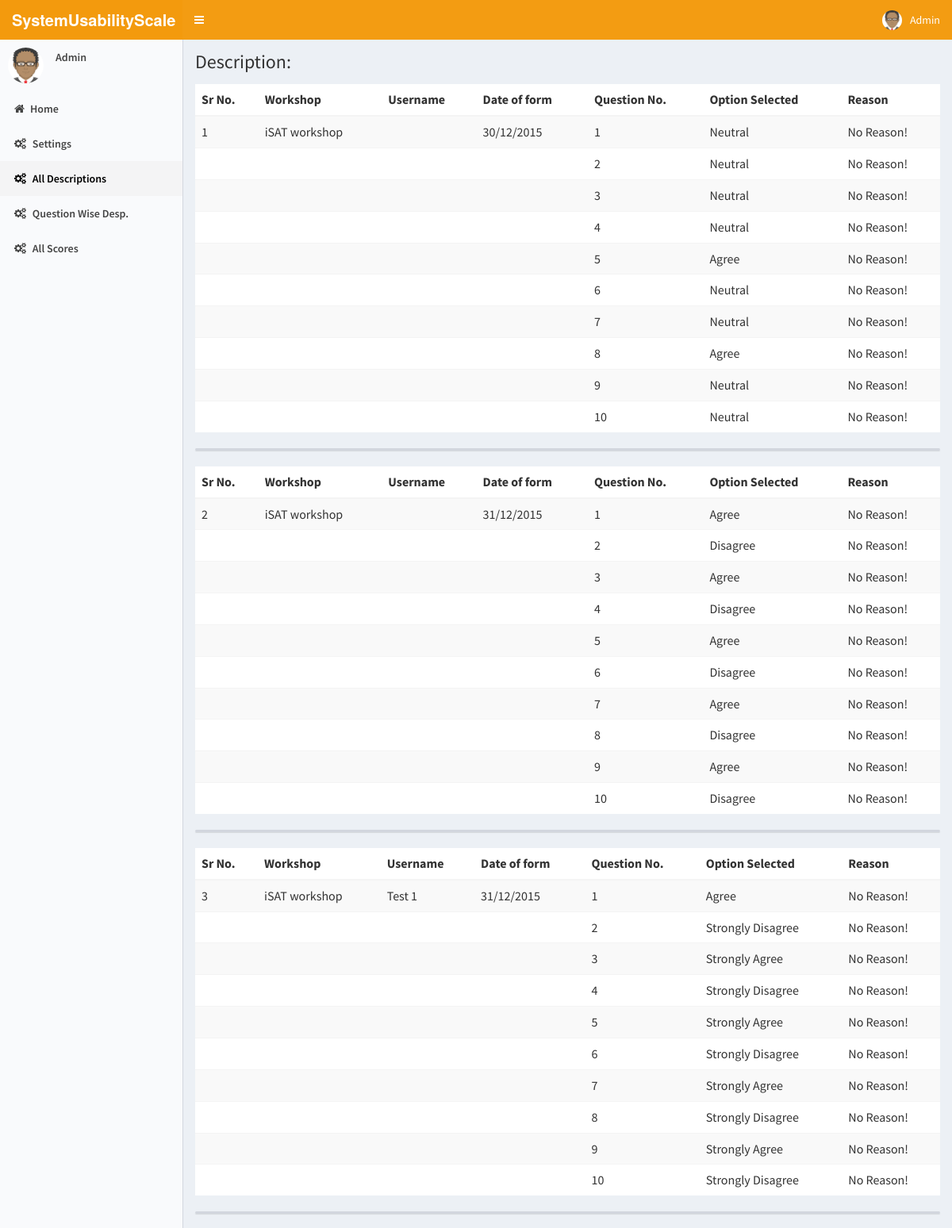
The app's page /Admin/view_desp.php (signed in, upper part) with its own data.
### tables this page shows
CREATE TABLE IF NOT EXISTS `Score` (
  `id` int(11) NOT NULL AUTO_INCREMENT,
  `user` varchar(50) NOT NULL,
  `score` double NOT NULL,
  `user_uid` int(11) NOT NULL,
  `idd` varchar(100) NOT NULL,
  `date` varchar(20) NOT NULL,
  PRIMARY KEY (`id`)
);

CREATE TABLE IF NOT EXISTS `Answers` (
  `id` int(11) NOT NULL AUTO_INCREMENT,
  `question_no` int(11) NOT NULL,
  `answer` int(11) NOT NULL,
  `comment` varchar(200) NOT NULL,
  `user_uid` int(11) NOT NULL,
  PRIMARY KEY (`id`)
);

CREATE TABLE IF NOT EXISTS `Workshop` (
  `id` int(11) NOT NULL AUTO_INCREMENT,
  `name` varchar(30) NOT NULL,
  `show_score` text NOT NULL,
  `Sys_name` varchar(50) DEFAULT NULL,
  `reason` text NOT NULL,
  PRIMARY KEY (`id`),
  UNIQUE KEY `name` (`name`)
);

### Admin/view_desp.php (the view, shortened to what this page needs)
<html>
  <head>
    <link rel="stylesheet" href="../AdminLTE/bootstrap/css/bootstrap.min.css">
    <link rel="stylesheet" href="../AdminLTE/dist/font-awesome/css/font-awesome.min.css">
    <link rel="stylesheet" href="../AdminLTE/dist/css/ionicons.min.css">
    <link rel="stylesheet" href="../AdminLTE/dist/css/AdminLTE.min.css">
    <link rel="stylesheet" href="../AdminLTE/dist/css/skins/skin-yellow-light.min.css">
  </head>
  <body class="hold-transition skin-yellow-light sidebar-mini">
    <div class="wrapper">
      <header class="main-header">
        <a href="AdminDashboard.php" class="logo">
          <span class="logo-lg"><b>SystemUsabilityScale</b></span>
        </a>
        <nav class="navbar navbar-static-top" role="navigation">
          <a href="#" class="sidebar-toggle" data-toggle="offcanvas" role="button">
          </a>
          <div class="navbar-custom-menu">
            <ul class="nav navbar-nav">
              <li class="dropdown user user-menu">
                <a href="#" class="dropdown-toggle" data-toggle="dropdown">
                  <img src="D_Logo/avatar.png" class="user-image" alt="User Image">
                  <span class="hidden-xs">Admin</span>
                </a>
              </li>
            </ul>
          </div>
        </nav>
      </header>
      <aside class="main-sidebar">
        <section class="sidebar">
          <div class="user-panel">
            <div class="pull-left image">
              <img src="D_Logo/avatar.png" class="img-circle" alt="User Image">
            </div>
            <div class="pull-left info">
              <p>Admin</p>
            </div>
          </div>
          <ul class="sidebar-menu">
            <li><a href="AdminDashboard.php"><i class="fa fa-home"></i><span>Home</span></a></li>
            <li><a href="settings.php"><i class="fa fa-gears"></i> <span>Settings</span></a></li>
            <li class="active"><a href="#"><i class="fa fa-gears"></i> <span>All Descriptions</span></a></li>
            <li><a href="question_filter.php"><i class="fa fa-gears"></i> <span>Question Wise Desp.</span></a></li>
            <li><a href="view_score.php"><i class="fa fa-gears"></i> <span>All Scores</span></a></li>
          </ul>
        </section>
              </aside>
      <div class="content-wrapper">
        <section class="content-header">
          <h1>
            Description:
          </h1>
        </section>
        <section class="content">
          <?php
    include("dbcon.php");
    $i=0;
    $get_user=mysqli_query($con,"SELECT * FROM Score");
    while($user_row=mysqli_fetch_array($get_user))
      {
        echo '<div class=table-responsive>';
echo "<table class='table table-striped'>";
echo '<thead>
<tr>
<th>Sr No.</th>
<th>Workshop</th>
<th>Username</th>
<th>Date of form</th>
<th>Question No.</th>
<th>Option Selected</th>
<th>Reason</th>
</tr>
</thead>
<tbody>';
        $j=0;
        $name=$user_row['user'];
        $user_uid=$user_row['user_uid'];
        $date=$user_row['date'];
        $idd=$user_row['idd'];
        $workshop_name=mysqli_query($con,"SELECT name FROM Workshop WHERE id='$idd'");
while($wrow=mysqli_fetch_array($workshop_name))
{
  $title=$wrow['name'];
}
    $get_ans=mysqli_query($con,"SELECT * FROM Answers WHERE user_uid='$user_uid' ORDER BY(question_no)");
    while($ans_row=mysqli_fetch_array($get_ans))
    {
      echo "<tr>";
      $j++;
      $question_no=$ans_row['question_no'];
      $comment=$ans_row['comment'];
      if($comment=="")
      {
        $comment="No Reason!";
      }
      $answer=$ans_row['answer'];
      if($j==1)
      {
        $i++;
        echo "<td>$i</td>";
        echo "<td>$title</td>";
      echo "<td>$name</td>";
    }
      else
      {
      echo "<td></td>";
    echo "<td></td>";
    echo "<td></td>";
  }
      if($j==1)
      echo "<td>$date</td>";
      else
      echo "<td></td>";
      echo "<td>";
      echo $question_no;
      echo "</td>";
      echo "<td>";
      if($answer==0)
      {
        $ans="Strongly Disagree";
      }
      else if($answer==1)
      {
        $ans="Disagree";
      }
      else if($answer==2)
      {
        $ans="Neutral";
      }
      else if($answer==3)
      {
        $ans="Agree";
      }
      else if($answer==4)
      {
        $ans="Strongly Agree";
      }
      echo $ans;
      echo "</td>";
      echo "<td>";
      echo $comment;
      echo "</td>";
      echo "</tr>";
    }
    echo '</tbody>
</table>
</div><div class="box"></div>';
  }
  ?>
        </section>
      </div>
  </body>
</html>

### Admin/view_desp.php (style rules this page uses)
.table-striped { background-color: #ffffff; padding: 5 !important; }

### records on screen
score: date "30/12/2015"
answers: question_no "1", answer "Neutral", comment "No Reason!"
workshop: name "iSAT workshop"
answers: question_no "2", answer "Neutral", comment "No Reason!"
answers: question_no "3", answer "Neutral", comment "No Reason!"
answers: question_no "4", answer "Neutral", comment "No Reason!"
answers: question_no "5", answer "Agree", comment "No Reason!"
answers: question_no "6", answer "Neutral", comment "No Reason!"
answers: question_no "7", answer "Neutral", comment "No Reason!"
answers: question_no "8", answer "Agree", comment "No Reason!"
answers: question_no "9", answer "Neutral", comment "No Reason!"
answers: question_no "10", answer "Neutral", comment "No Reason!"
score: date "31/12/2015"
answers: question_no "1", answer "Agree", comment "No Reason!"
answers: question_no "2", answer "Disagree", comment "No Reason!"
answers: question_no "3", answer "Agree", comment "No Reason!"
answers: question_no "4", answer "Disagree", comment "No Reason!"
answers: question_no "5", answer "Agree", comment "No Reason!"
answers: question_no "6", answer "Disagree", comment "No Reason!"
answers: question_no "7", answer "Agree", comment "No Reason!"
answers: question_no "8", answer "Disagree", comment "No Reason!"
answers: question_no "9", answer "Agree", comment "No Reason!"
answers: question_no "10", answer "Disagree", comment "No Reason!"
score: user "Test 1", date "31/12/2015"
answers: question_no "1", answer "Agree", comment "No Reason!"
answers: question_no "2", answer "Strongly Disagree", comment "No Reason!"
answers: question_no "3", answer "Strongly Agree", comment "No Reason!"
answers: question_no "4", answer "Strongly Disagree", comment "No Reason!"
answers: question_no "5", answer "Strongly Agree", comment "No Reason!"
answers: question_no "6", answer "Strongly Disagree", comment "No Reason!"
answers: question_no "7", answer "Strongly Agree", comment "No Reason!"
answers: question_no "8", answer "Strongly Disagree", comment "No Reason!"
answers: question_no "9", answer "Strongly Agree", comment "No Reason!"
answers: question_no "10", answer "Strongly Disagree", comment "No Reason!"
